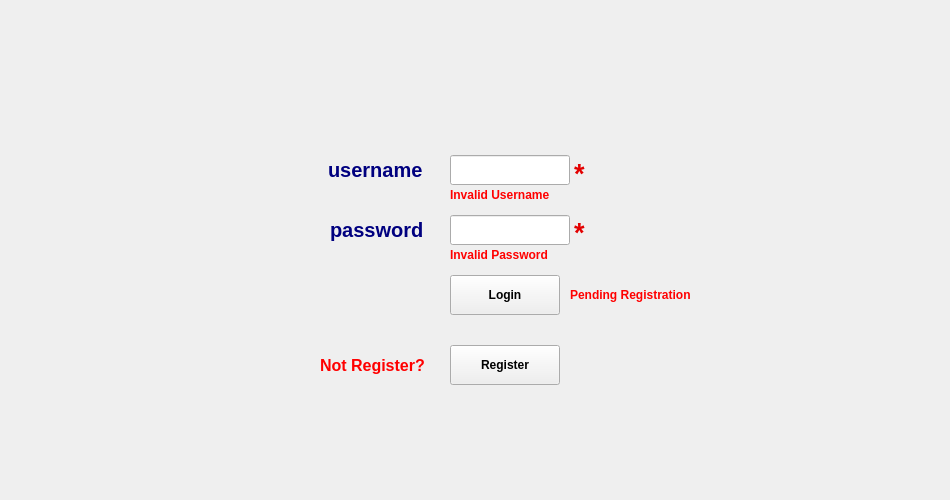
<?xml version="1.0" encoding="UTF-8"?>
<ui version="4.0">
 <class>login</class>
 <widget class="QWidget" name="login">
  <property name="geometry">
   <rect>
    <x>0</x>
    <y>0</y>
    <width>950</width>
    <height>500</height>
   </rect>
  </property>
  <property name="windowTitle">
   <string>Form</string>
  </property>
  <widget class="QLabel" name="invalid_password">
   <property name="geometry">
    <rect>
     <x>450</x>
     <y>245</y>
     <width>121</width>
     <height>21</height>
    </rect>
   </property>
   <property name="font">
    <font>
     <weight>75</weight>
     <bold>true</bold>
    </font>
   </property>
   <property name="text">
    <string>&lt;html&gt;&lt;head/&gt;&lt;body&gt;&lt;p&gt;&lt;span style=&quot; color:#ff0000;&quot;&gt;Invalid Password&lt;/span&gt;&lt;/p&gt;&lt;/body&gt;&lt;/html&gt;</string>
   </property>
  </widget>
  <widget class="QPushButton" name="register_2">
   <property name="geometry">
    <rect>
     <x>450</x>
     <y>345</y>
     <width>110</width>
     <height>40</height>
    </rect>
   </property>
   <property name="font">
    <font>
     <weight>75</weight>
     <bold>true</bold>
    </font>
   </property>
   <property name="text">
    <string>Register</string>
   </property>
  </widget>
  <widget class="QLabel" name="unfill_username">
   <property name="geometry">
    <rect>
     <x>574</x>
     <y>158</y>
     <width>21</width>
     <height>21</height>
    </rect>
   </property>
   <property name="font">
    <font>
     <pointsize>20</pointsize>
     <weight>75</weight>
     <bold>true</bold>
    </font>
   </property>
   <property name="text">
    <string>&lt;html&gt;&lt;head/&gt;&lt;body&gt;&lt;p&gt;&lt;span style=&quot; color:#e30000;&quot;&gt;*&lt;/span&gt;&lt;/p&gt;&lt;/body&gt;&lt;/html&gt;</string>
   </property>
  </widget>
  <widget class="QLabel" name="username">
   <property name="geometry">
    <rect>
     <x>328</x>
     <y>150</y>
     <width>121</width>
     <height>41</height>
    </rect>
   </property>
   <property name="font">
    <font>
     <pointsize>15</pointsize>
     <weight>75</weight>
     <bold>true</bold>
    </font>
   </property>
   <property name="text">
    <string>&lt;html&gt;&lt;head/&gt;&lt;body&gt;&lt;p&gt;&lt;span style=&quot; color:#00007f;&quot;&gt;username&lt;/span&gt;&lt;/p&gt;&lt;/body&gt;&lt;/html&gt;</string>
   </property>
  </widget>
  <widget class="QLabel" name="invalid_username">
   <property name="geometry">
    <rect>
     <x>450</x>
     <y>185</y>
     <width>121</width>
     <height>21</height>
    </rect>
   </property>
   <property name="font">
    <font>
     <weight>75</weight>
     <bold>true</bold>
    </font>
   </property>
   <property name="text">
    <string>&lt;html&gt;&lt;head/&gt;&lt;body&gt;&lt;p&gt;&lt;span style=&quot; color:#ff0000;&quot;&gt;Invalid Username&lt;/span&gt;&lt;/p&gt;&lt;/body&gt;&lt;/html&gt;</string>
   </property>
  </widget>
  <widget class="QLineEdit" name="lnpassword">
   <property name="geometry">
    <rect>
     <x>450</x>
     <y>215</y>
     <width>120</width>
     <height>30</height>
    </rect>
   </property>
  </widget>
  <widget class="QLabel" name="unfill_password">
   <property name="geometry">
    <rect>
     <x>574</x>
     <y>217</y>
     <width>16</width>
     <height>21</height>
    </rect>
   </property>
   <property name="font">
    <font>
     <pointsize>20</pointsize>
     <weight>75</weight>
     <bold>true</bold>
    </font>
   </property>
   <property name="text">
    <string>&lt;html&gt;&lt;head/&gt;&lt;body&gt;&lt;p&gt;&lt;span style=&quot; color:#e30000;&quot;&gt;*&lt;/span&gt;&lt;/p&gt;&lt;/body&gt;&lt;/html&gt;</string>
   </property>
  </widget>
  <widget class="QLineEdit" name="lnusername">
   <property name="geometry">
    <rect>
     <x>450</x>
     <y>155</y>
     <width>120</width>
     <height>30</height>
    </rect>
   </property>
   <property name="contextMenuPolicy">
    <enum>Qt::DefaultContextMenu</enum>
   </property>
   <property name="inputMask">
    <string/>
   </property>
   <property name="text">
    <string/>
   </property>
   <property name="readOnly">
    <bool>false</bool>
   </property>
  </widget>
  <widget class="QLabel" name="label">
   <property name="geometry">
    <rect>
     <x>320</x>
     <y>345</y>
     <width>131</width>
     <height>41</height>
    </rect>
   </property>
   <property name="font">
    <font>
     <pointsize>12</pointsize>
     <weight>75</weight>
     <bold>true</bold>
    </font>
   </property>
   <property name="text">
    <string>&lt;html&gt;&lt;head/&gt;&lt;body&gt;&lt;p&gt;&lt;span style=&quot; color:#ff0000;&quot;&gt;Not Register?&lt;/span&gt;&lt;/p&gt;&lt;/body&gt;&lt;/html&gt;</string>
   </property>
  </widget>
  <widget class="QLabel" name="password">
   <property name="geometry">
    <rect>
     <x>330</x>
     <y>215</y>
     <width>111</width>
     <height>31</height>
    </rect>
   </property>
   <property name="font">
    <font>
     <pointsize>15</pointsize>
     <weight>75</weight>
     <bold>true</bold>
    </font>
   </property>
   <property name="text">
    <string>&lt;html&gt;&lt;head/&gt;&lt;body&gt;&lt;p&gt;&lt;span style=&quot; color:#00007f;&quot;&gt;password&lt;/span&gt;&lt;/p&gt;&lt;/body&gt;&lt;/html&gt;</string>
   </property>
  </widget>
  <widget class="QPushButton" name="login_2">
   <property name="geometry">
    <rect>
     <x>450</x>
     <y>275</y>
     <width>110</width>
     <height>40</height>
    </rect>
   </property>
   <property name="font">
    <font>
     <weight>75</weight>
     <bold>true</bold>
    </font>
   </property>
   <property name="text">
    <string>Login</string>
   </property>
  </widget>
  <widget class="QLabel" name="not_accepted">
   <property name="geometry">
    <rect>
     <x>570</x>
     <y>280</y>
     <width>151</width>
     <height>31</height>
    </rect>
   </property>
   <property name="font">
    <font>
     <weight>75</weight>
     <bold>true</bold>
    </font>
   </property>
   <property name="text">
    <string>&lt;html&gt;&lt;head/&gt;&lt;body&gt;&lt;p&gt;&lt;span style=&quot; color:#ff0000;&quot;&gt;Pending Registration&lt;/span&gt;&lt;/p&gt;&lt;/body&gt;&lt;/html&gt;</string>
   </property>
  </widget>
 </widget>
 <resources/>
 <connections/>
</ui>
